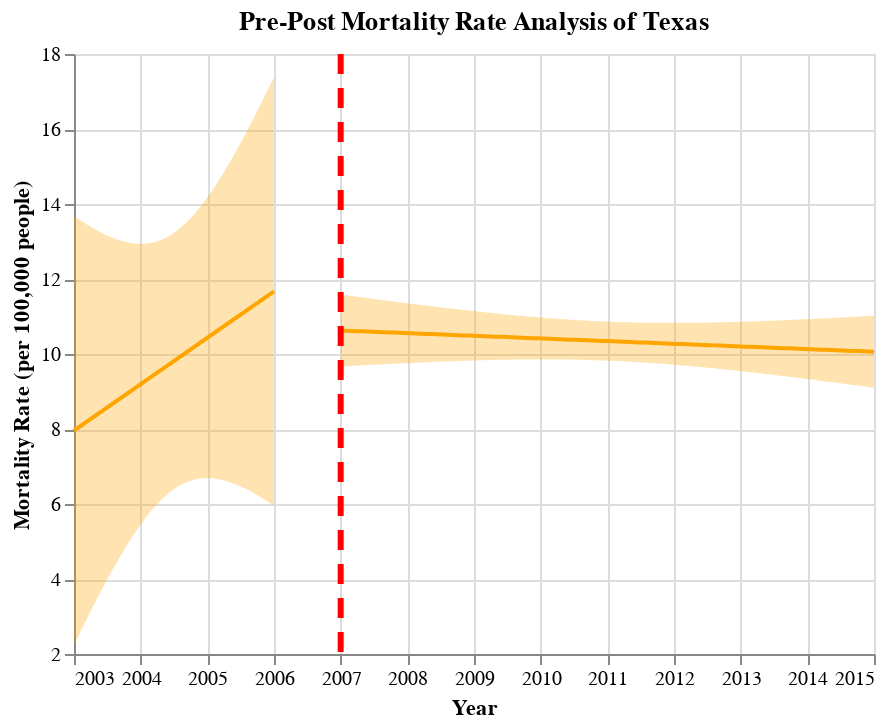

Write notebook code for a chart like this one.
### Code cell
## Generate Pre-Post Graphs for TX
fit, reg_chart_pre_TX = get_reg_fit_TX(
    death_data_TX_subset_grouped_pre, 
    yvar="average_deaths_state", 
    xvar="YEAR", 
    alpha=0.05
)

fit, reg_chart_post_TX = get_reg_fit_TX(
    death_data_TX_subset_grouped_post, 
    yvar="average_deaths_state", 
    xvar="YEAR", 
    alpha=0.05
)

## Create line post-policy implementation
line_2007 = alt.Chart(pd.DataFrame({'x': [2007]})).mark_rule(strokeDash=[10, 7], color = "red", strokeWidth=3).encode(x='x')

## Generate final pre-post graph for TX
pre_post_TX = reg_chart_pre_TX + reg_chart_post_TX + line_2007
pre_post_TX.properties(title="Pre-Post Mortality Rate Analysis of Texas")

### Figure 1 — Vega-Lite specification as saved in the notebook (floating-point values rounded to 4 significant figures)
{"config": {"view": {"continuousWidth": 400, "continuousHeight": 300}}, "layer": [{"mark": {"type": "errorband", "color": "orange"}, "encoding": {"x": {"field": "YEAR", "type": "quantitative"}, "y": {"field": "ci_low", "title": "", "type": "quantitative"}, "y2": {"field": "ci_high"}}}, {"mark": {"type": "line", "color": "orange"}, "encoding": {"x": {"axis": {"format": "T", "title": "Year"}, "field": "YEAR", "scale": {"zero": false}, "type": "quantitative"}, "y": {"field": "average_deaths_state", "scale": {"zero": false}, "title": "Mortality Rate (per 100,000 people)", "type": "quantitative"}}}, {"layer": [{"mark": {"type": "errorband", "color": "orange"}, "encoding": {"x": {"field": "YEAR", "type": "quantitative"}, "y": {"field": "ci_low", "title": "", "type": "quantitative"}, "y2": {"field": "ci_high"}}}, {"mark": {"type": "line", "color": "orange"}, "encoding": {"x": {"axis": {"format": "T", "title": "Year"}, "field": "YEAR", "scale": {"zero": false}, "type": "quantitative"}, "y": {"field": "average_deaths_state", "scale": {"zero": false}, "title": "Mortality Rate (per 100,000 people)", "type": "quantitative"}}}], "data": {"name": "data-89194dc89a6ae8d8406c704aa99a92a1"}}, {"data": {"name": "data-d625a43cca235c1e9ceabc0e922fc9ef"}, "mark": {"type": "rule", "color": "red", "strokeDash": [10, 7], "strokeWidth": 3}, "encoding": {"x": {"field": "x", "type": "quantitative"}}}], "data": {"name": "data-3cf846b39836afc11c0beb635748a1e0"}, "title": "Pre-Post Mortality Rate Analysis of Texas", "$schema": "https://vega.github.io/schema/vega-lite/v4.17.0.json", "datasets": {"data-3cf846b39836afc11c0beb635748a1e0": [{"YEAR": 2003.0, "average_deaths_state": 7.958, "ci_low": 2.242, "ci_high": 13.67}, {"YEAR": 2003.0, "average_deaths_state": 7.995, "ci_low": 2.352, "ci_high": 13.64}, {"YEAR": 2003.0, "average_deaths_state": 8.032, "ci_low": 2.462, "ci_high": 13.6}, {"YEAR": 2003.0, "average_deaths_state": 8.069, "ci_low": 2.571, "ci_high": 13.57}, {"YEAR": 2003.0, "average_deaths_state": 8.107, "ci_low": 2.68, "ci_high": 13.53}, {"YEAR": 2003.0, "average_deaths_state": 8.144, "ci_low": 2.788, "ci_high": 13.5}, {"YEAR": 2003.0, "average_deaths_state": 8.181, "ci_low": 2.895, "ci_high": 13.47}, {"YEAR": 2003.0, "average_deaths_state": 8.218, "ci_low": 3.002, "ci_high": 13.43}, {"YEAR": 2003.0, "average_deaths_state": 8.255, "ci_low": 3.108, "ci_high": 13.4}, {"YEAR": 2003.0, "average_deaths_state": 8.292, "ci_low": 3.213, "ci_high": 13.37}, {"YEAR": 2003.0, "average_deaths_state": 8.329, "ci_low": 3.318, "ci_high": 13.34}, {"YEAR": 2003.0, "average_deaths_state": 8.366, "ci_low": 3.421, "ci_high": 13.31}, {"YEAR": 2003.0, "average_deaths_state": 8.403, "ci_low": 3.524, "ci_high": 13.28}, {"YEAR": 2003.0, "average_deaths_state": 8.441, "ci_low": 3.626, "ci_high": 13.25}, {"YEAR": 2003.0, "average_deaths_state": 8.478, "ci_low": 3.728, "ci_high": 13.23}, {"YEAR": 2003.0, "average_deaths_state": 8.515, "ci_low": 3.828, "ci_high": 13.2}, {"YEAR": 2003.0, "average_deaths_state": 8.552, "ci_low": 3.927, "ci_high": 13.18}, {"YEAR": 2004.0, "average_deaths_state": 8.589, "ci_low": 4.026, "ci_high": 13.15}, {"YEAR": 2004.0, "average_deaths_state": 8.626, "ci_low": 4.123, "ci_high": 13.13}, {"YEAR": 2004.0, "average_deaths_state": 8.663, "ci_low": 4.22, "ci_high": 13.11}, {"YEAR": 2004.0, "average_deaths_state": 8.7, "ci_low": 4.315, "ci_high": 13.09}, {"YEAR": 2004.0, "average_deaths_state": 8.737, "ci_low": 4.409, "ci_high": 13.07}, {"YEAR": 2004.0, "average_deaths_state": 8.775, "ci_low": 4.501, "ci_high": 13.05}, {"YEAR": 2004.0, "average_deaths_state": 8.812, "ci_low": 4.593, "ci_high": 13.03}, {"YEAR": 2004.0, "average_deaths_state": 8.849, "ci_low": 4.683, "ci_high": 13.01}, {"YEAR": 2004.0, "average_deaths_state": 8.886, "ci_low": 4.772, "ci_high": 13.0}, {"YEAR": 2004.0, "average_deaths_state": 8.923, "ci_low": 4.86, "ci_high": 12.99}, {"YEAR": 2004.0, "average_deaths_state": 8.96, "ci_low": 4.946, "ci_high": 12.97}, {"YEAR": 2004.0, "average_deaths_state": 8.997, "ci_low": 5.03, "ci_high": 12.96}, {"YEAR": 2004.0, "average_deaths_state": 9.034, "ci_low": 5.113, "ci_high": 12.96}, {"YEAR": 2004.0, "average_deaths_state": 9.071, "ci_low": 5.194, "ci_high": 12.95}, {"YEAR": 2004.0, "average_deaths_state": 9.109, "ci_low": 5.274, "ci_high": 12.94}, {"YEAR": 2004.0, "average_deaths_state": 9.146, "ci_low": 5.352, "ci_high": 12.94}, {"YEAR": 2004.0, "average_deaths_state": 9.183, "ci_low": 5.428, "ci_high": 12.94}, {"YEAR": 2004.0, "average_deaths_state": 9.22, "ci_low": 5.502, "ci_high": 12.94}, {"YEAR": 2004.0, "average_deaths_state": 9.257, "ci_low": 5.574, "ci_high": 12.94}, {"YEAR": 2004.0, "average_deaths_state": 9.294, "ci_low": 5.645, "ci_high": 12.94}, {"YEAR": 2004.0, "average_deaths_state": 9.331, "ci_low": 5.713, "ci_high": 12.95}, {"YEAR": 2004.0, "average_deaths_state": 9.368, "ci_low": 5.779, "ci_high": 12.96}, {"YEAR": 2004.0, "average_deaths_state": 9.405, "ci_low": 5.843, "ci_high": 12.97}, {"YEAR": 2004.0, "average_deaths_state": 9.443, "ci_low": 5.905, "ci_high": 12.98}, {"YEAR": 2004.0, "average_deaths_state": 9.48, "ci_low": 5.965, "ci_high": 12.99}, {"YEAR": 2004.0, "average_deaths_state": 9.517, "ci_low": 6.023, "ci_high": 13.01}, {"YEAR": 2004.0, "average_deaths_state": 9.554, "ci_low": 6.078, "ci_high": 13.03}, {"YEAR": 2004.0, "average_deaths_state": 9.591, "ci_low": 6.131, "ci_high": 13.05}, {"YEAR": 2004.0, "average_deaths_state": 9.628, "ci_low": 6.181, "ci_high": 13.08}, {"YEAR": 2004.0, "average_deaths_state": 9.665, "ci_low": 6.229, "ci_high": 13.1}, {"YEAR": 2004.0, "average_deaths_state": 9.702, "ci_low": 6.275, "ci_high": 13.13}, {"YEAR": 2004.0, "average_deaths_state": 9.74, "ci_low": 6.318, "ci_high": 13.16}, {"YEAR": 2004.0, "average_deaths_state": 9.777, "ci_low": 6.359, "ci_high": 13.19}, {"YEAR": 2004.0, "average_deaths_state": 9.814, "ci_low": 6.397, "ci_high": 13.23}, {"YEAR": 2005.0, "average_deaths_state": 9.851, "ci_low": 6.433, "ci_high": 13.27}, {"YEAR": 2005.0, "average_deaths_state": 9.888, "ci_low": 6.467, "ci_high": 13.31}, {"YEAR": 2005.0, "average_deaths_state": 9.925, "ci_low": 6.498, "ci_high": 13.35}, {"YEAR": 2005.0, "average_deaths_state": 9.962, "ci_low": 6.526, "ci_high": 13.4}, {"YEAR": 2005.0, "average_deaths_state": 9.999, "ci_low": 6.552, "ci_high": 13.45}, {"YEAR": 2005.0, "average_deaths_state": 10.04, "ci_low": 6.576, "ci_high": 13.5}, {"YEAR": 2005.0, "average_deaths_state": 10.07, "ci_low": 6.598, "ci_high": 13.55}, {"YEAR": 2005.0, "average_deaths_state": 10.11, "ci_low": 6.617, "ci_high": 13.6}, {"YEAR": 2005.0, "average_deaths_state": 10.15, "ci_low": 6.633, "ci_high": 13.66}, {"YEAR": 2005.0, "average_deaths_state": 10.18, "ci_low": 6.648, "ci_high": 13.72}, {"YEAR": 2005.0, "average_deaths_state": 10.22, "ci_low": 6.66, "ci_high": 13.78}, {"YEAR": 2005.0, "average_deaths_state": 10.26, "ci_low": 6.67, "ci_high": 13.85}, {"YEAR": 2005.0, "average_deaths_state": 10.3, "ci_low": 6.678, "ci_high": 13.91}, {"YEAR": 2005.0, "average_deaths_state": 10.33, "ci_low": 6.684, "ci_high": 13.98}, {"YEAR": 2005.0, "average_deaths_state": 10.37, "ci_low": 6.688, "ci_high": 14.05}, {"YEAR": 2005.0, "average_deaths_state": 10.41, "ci_low": 6.69, "ci_high": 14.13}, {"YEAR": 2005.0, "average_deaths_state": 10.44, "ci_low": 6.69, "ci_high": 14.2}, {"YEAR": 2005.0, "average_deaths_state": 10.48, "ci_low": 6.688, "ci_high": 14.28}, {"YEAR": 2005.0, "average_deaths_state": 10.52, "ci_low": 6.684, "ci_high": 14.35}, {"YEAR": 2005.0, "average_deaths_state": 10.56, "ci_low": 6.679, "ci_high": 14.43}, {"YEAR": 2005.0, "average_deaths_state": 10.59, "ci_low": 6.672, "ci_high": 14.51}, {"YEAR": 2005.0, "average_deaths_state": 10.63, "ci_low": 6.663, "ci_high": 14.6}, {"YEAR": 2005.0, "average_deaths_state": 10.67, "ci_low": 6.653, "ci_high": 14.68}, {"YEAR": 2005.0, "average_deaths_state": 10.7, "ci_low": 6.641, "ci_high": 14.77}, {"YEAR": 2005.0, "average_deaths_state": 10.74, "ci_low": 6.628, "ci_high": 14.86}, {"YEAR": 2005.0, "average_deaths_state": 10.78, "ci_low": 6.613, "ci_high": 14.94}, {"YEAR": 2005.0, "average_deaths_state": 10.82, "ci_low": 6.597, "ci_high": 15.03}, {"YEAR": 2005.0, "average_deaths_state": 10.85, "ci_low": 6.58, "ci_high": 15.13}, {"YEAR": 2005.0, "average_deaths_state": 10.89, "ci_low": 6.561, "ci_high": 15.22}, {"YEAR": 2005.0, "average_deaths_state": 10.93, "ci_low": 6.542, "ci_high": 15.31}, {"YEAR": 2005.0, "average_deaths_state": 10.96, "ci_low": 6.521, "ci_high": 15.41}, {"YEAR": 2005.0, "average_deaths_state": 11.0, "ci_low": 6.499, "ci_high": 15.5}, {"YEAR": 2005.0, "average_deaths_state": 11.04, "ci_low": 6.475, "ci_high": 15.6}, {"YEAR": 2006.0, "average_deaths_state": 11.08, "ci_low": 6.451, "ci_high": 15.7}, {"YEAR": 2006.0, "average_deaths_state": 11.11, "ci_low": 6.426, "ci_high": 15.8}, {"YEAR": 2006.0, "average_deaths_state": 11.15, "ci_low": 6.4, "ci_high": 15.9}, {"YEAR": 2006.0, "average_deaths_state": 11.19, "ci_low": 6.373, "ci_high": 16.0}, {"YEAR": 2006.0, "average_deaths_state": 11.22, "ci_low": 6.345, "ci_high": 16.1}, {"YEAR": 2006.0, "average_deaths_state": 11.26, "ci_low": 6.316, "ci_high": 16.21}, {"YEAR": 2006.0, "average_deaths_state": 11.3, "ci_low": 6.287, "ci_high": 16.31}, {"YEAR": 2006.0, "average_deaths_state": 11.34, "ci_low": 6.256, "ci_high": 16.41}, {"YEAR": 2006.0, "average_deaths_state": 11.37, "ci_low": 6.225, "ci_high": 16.52}, {"YEAR": 2006.0, "average_deaths_state": 11.41, "ci_low": 6.193, "ci_high": 16.63}, {"YEAR": 2006.0, "average_deaths_state": 11.45, "ci_low": 6.161, "ci_high": 16.73}, {"YEAR": 2006.0, "average_deaths_state": 11.48, "ci_low": 6.128, "ci_high": 16.84}, {"YEAR": 2006.0, "average_deaths_state": 11.52, "ci_low": 6.094, "ci_high": 16.95}, {"YEAR": 2006.0, "average_deaths_state": 11.56, "ci_low": 6.06, "ci_high": 17.06}, {"YEAR": 2006.0, "average_deaths_state": 11.6, "ci_low": 6.025, "ci_high": 17.17}, {"YEAR": 2006.0, "average_deaths_state": 11.63, "ci_low": 5.989, "ci_high": 17.28}, {"YEAR": 2006.0, "average_deaths_state": 11.67, "ci_low": 5.953, "ci_high": 17.39}], "data-89194dc89a6ae8d8406c704aa99a92a1": [{"YEAR": 2007.0, "average_deaths_state": 10.63, "ci_low": 9.667, "ci_high": 11.59}, {"YEAR": 2007.0, "average_deaths_state": 10.62, "ci_low": 9.675, "ci_high": 11.57}, {"YEAR": 2007.0, "average_deaths_state": 10.62, "ci_low": 9.683, "ci_high": 11.55}, {"YEAR": 2007.0, "average_deaths_state": 10.61, "ci_low": 9.69, "ci_high": 11.53}, {"YEAR": 2007.0, "average_deaths_state": 10.6, "ci_low": 9.698, "ci_high": 11.51}, {"YEAR": 2007.0, "average_deaths_state": 10.6, "ci_low": 9.705, "ci_high": 11.49}, {"YEAR": 2007.0, "average_deaths_state": 10.59, "ci_low": 9.713, "ci_high": 11.47}, {"YEAR": 2008.0, "average_deaths_state": 10.59, "ci_low": 9.72, "ci_high": 11.45}, {"YEAR": 2008.0, "average_deaths_state": 10.58, "ci_low": 9.727, "ci_high": 11.44}, {"YEAR": 2008.0, "average_deaths_state": 10.58, "ci_low": 9.734, "ci_high": 11.42}, {"YEAR": 2008.0, "average_deaths_state": 10.57, "ci_low": 9.741, "ci_high": 11.4}, {"YEAR": 2008.0, "average_deaths_state": 10.56, "ci_low": 9.748, "ci_high": 11.38}, {"YEAR": 2008.0, "average_deaths_state": 10.56, "ci_low": 9.755, "ci_high": 11.36}, {"YEAR": 2008.0, "average_deaths_state": 10.55, "ci_low": 9.761, "ci_high": 11.35}, {"YEAR": 2008.0, "average_deaths_state": 10.55, "ci_low": 9.768, "ci_high": 11.33}, {"YEAR": 2008.0, "average_deaths_state": 10.54, "ci_low": 9.774, "ci_high": 11.31}, {"YEAR": 2008.0, "average_deaths_state": 10.54, "ci_low": 9.78, "ci_high": 11.29}, {"YEAR": 2008.0, "average_deaths_state": 10.53, "ci_low": 9.786, "ci_high": 11.27}, {"YEAR": 2008.0, "average_deaths_state": 10.52, "ci_low": 9.792, "ci_high": 11.26}, {"YEAR": 2009.0, "average_deaths_state": 10.52, "ci_low": 9.797, "ci_high": 11.24}, {"YEAR": 2009.0, "average_deaths_state": 10.51, "ci_low": 9.803, "ci_high": 11.22}, {"YEAR": 2009.0, "average_deaths_state": 10.51, "ci_low": 9.808, "ci_high": 11.21}, {"YEAR": 2009.0, "average_deaths_state": 10.5, "ci_low": 9.813, "ci_high": 11.19}, {"YEAR": 2009.0, "average_deaths_state": 10.5, "ci_low": 9.818, "ci_high": 11.18}, {"YEAR": 2009.0, "average_deaths_state": 10.49, "ci_low": 9.822, "ci_high": 11.16}, {"YEAR": 2009.0, "average_deaths_state": 10.49, "ci_low": 9.827, "ci_high": 11.14}, {"YEAR": 2009.0, "average_deaths_state": 10.48, "ci_low": 9.831, "ci_high": 11.13}, {"YEAR": 2009.0, "average_deaths_state": 10.47, "ci_low": 9.835, "ci_high": 11.11}, {"YEAR": 2009.0, "average_deaths_state": 10.47, "ci_low": 9.838, "ci_high": 11.1}, {"YEAR": 2009.0, "average_deaths_state": 10.46, "ci_low": 9.841, "ci_high": 11.08}, {"YEAR": 2009.0, "average_deaths_state": 10.46, "ci_low": 9.844, "ci_high": 11.07}, {"YEAR": 2009.0, "average_deaths_state": 10.45, "ci_low": 9.847, "ci_high": 11.06}, {"YEAR": 2010.0, "average_deaths_state": 10.45, "ci_low": 9.849, "ci_high": 11.04}, {"YEAR": 2010.0, "average_deaths_state": 10.44, "ci_low": 9.851, "ci_high": 11.03}, {"YEAR": 2010.0, "average_deaths_state": 10.43, "ci_low": 9.853, "ci_high": 11.02}, {"YEAR": 2010.0, "average_deaths_state": 10.43, "ci_low": 9.854, "ci_high": 11.0}, {"YEAR": 2010.0, "average_deaths_state": 10.42, "ci_low": 9.855, "ci_high": 10.99}, {"YEAR": 2010.0, "average_deaths_state": 10.42, "ci_low": 9.856, "ci_high": 10.98}, {"YEAR": 2010.0, "average_deaths_state": 10.41, "ci_low": 9.856, "ci_high": 10.97}, {"YEAR": 2010.0, "average_deaths_state": 10.41, "ci_low": 9.856, "ci_high": 10.96}, {"YEAR": 2010.0, "average_deaths_state": 10.4, "ci_low": 9.855, "ci_high": 10.95}, {"YEAR": 2010.0, "average_deaths_state": 10.39, "ci_low": 9.854, "ci_high": 10.93}, {"YEAR": 2010.0, "average_deaths_state": 10.39, "ci_low": 9.852, "ci_high": 10.93}, {"YEAR": 2010.0, "average_deaths_state": 10.38, "ci_low": 9.85, "ci_high": 10.92}, {"YEAR": 2011.0, "average_deaths_state": 10.38, "ci_low": 9.848, "ci_high": 10.91}, {"YEAR": 2011.0, "average_deaths_state": 10.37, "ci_low": 9.845, "ci_high": 10.9}, {"YEAR": 2011.0, "average_deaths_state": 10.37, "ci_low": 9.842, "ci_high": 10.89}, {"YEAR": 2011.0, "average_deaths_state": 10.36, "ci_low": 9.838, "ci_high": 10.88}, {"YEAR": 2011.0, "average_deaths_state": 10.35, "ci_low": 9.833, "ci_high": 10.88}, {"YEAR": 2011.0, "average_deaths_state": 10.35, "ci_low": 9.828, "ci_high": 10.87}, {"YEAR": 2011.0, "average_deaths_state": 10.34, "ci_low": 9.823, "ci_high": 10.86}, {"YEAR": 2011.0, "average_deaths_state": 10.34, "ci_low": 9.817, "ci_high": 10.86}, {"YEAR": 2011.0, "average_deaths_state": 10.33, "ci_low": 9.811, "ci_high": 10.85}, {"YEAR": 2011.0, "average_deaths_state": 10.33, "ci_low": 9.804, "ci_high": 10.85}, {"YEAR": 2011.0, "average_deaths_state": 10.32, "ci_low": 9.796, "ci_high": 10.85}, {"YEAR": 2011.0, "average_deaths_state": 10.32, "ci_low": 9.788, "ci_high": 10.84}, {"YEAR": 2011.0, "average_deaths_state": 10.31, "ci_low": 9.78, "ci_high": 10.84}, {"YEAR": 2012.0, "average_deaths_state": 10.3, "ci_low": 9.771, "ci_high": 10.84}, {"YEAR": 2012.0, "average_deaths_state": 10.3, "ci_low": 9.762, "ci_high": 10.83}, {"YEAR": 2012.0, "average_deaths_state": 10.29, "ci_low": 9.752, "ci_high": 10.83}, {"YEAR": 2012.0, "average_deaths_state": 10.29, "ci_low": 9.742, "ci_high": 10.83}, {"YEAR": 2012.0, "average_deaths_state": 10.28, "ci_low": 9.731, "ci_high": 10.83}, {"YEAR": 2012.0, "average_deaths_state": 10.28, "ci_low": 9.72, "ci_high": 10.83}, {"YEAR": 2012.0, "average_deaths_state": 10.27, "ci_low": 9.709, "ci_high": 10.83}, {"YEAR": 2012.0, "average_deaths_state": 10.26, "ci_low": 9.697, "ci_high": 10.83}, {"YEAR": 2012.0, "average_deaths_state": 10.26, "ci_low": 9.684, "ci_high": 10.83}, {"YEAR": 2012.0, "average_deaths_state": 10.25, "ci_low": 9.672, "ci_high": 10.83}, {"YEAR": 2012.0, "average_deaths_state": 10.25, "ci_low": 9.659, "ci_high": 10.84}, {"YEAR": 2012.0, "average_deaths_state": 10.24, "ci_low": 9.645, "ci_high": 10.84}, {"YEAR": 2013.0, "average_deaths_state": 10.24, "ci_low": 9.632, "ci_high": 10.84}, {"YEAR": 2013.0, "average_deaths_state": 10.23, "ci_low": 9.618, "ci_high": 10.84}, {"YEAR": 2013.0, "average_deaths_state": 10.22, "ci_low": 9.603, "ci_high": 10.85}, {"YEAR": 2013.0, "average_deaths_state": 10.22, "ci_low": 9.589, "ci_high": 10.85}, {"YEAR": 2013.0, "average_deaths_state": 10.21, "ci_low": 9.574, "ci_high": 10.85}, {"YEAR": 2013.0, "average_deaths_state": 10.21, "ci_low": 9.559, "ci_high": 10.86}, {"YEAR": 2013.0, "average_deaths_state": 10.2, "ci_low": 9.543, "ci_high": 10.86}, {"YEAR": 2013.0, "average_deaths_state": 10.2, "ci_low": 9.528, "ci_high": 10.86}, {"YEAR": 2013.0, "average_deaths_state": 10.19, "ci_low": 9.512, "ci_high": 10.87}, {"YEAR": 2013.0, "average_deaths_state": 10.18, "ci_low": 9.496, "ci_high": 10.87}, {"YEAR": 2013.0, "average_deaths_state": 10.18, "ci_low": 9.479, "ci_high": 10.88}, {"YEAR": 2013.0, "average_deaths_state": 10.17, "ci_low": 9.463, "ci_high": 10.88}, {"YEAR": 2013.0, "average_deaths_state": 10.17, "ci_low": 9.446, "ci_high": 10.89}, {"YEAR": 2014.0, "average_deaths_state": 10.16, "ci_low": 9.429, "ci_high": 10.89}, {"YEAR": 2014.0, "average_deaths_state": 10.16, "ci_low": 9.412, "ci_high": 10.9}, {"YEAR": 2014.0, "average_deaths_state": 10.15, "ci_low": 9.395, "ci_high": 10.91}, {"YEAR": 2014.0, "average_deaths_state": 10.14, "ci_low": 9.377, "ci_high": 10.91}, {"YEAR": 2014.0, "average_deaths_state": 10.14, "ci_low": 9.36, "ci_high": 10.92}, {"YEAR": 2014.0, "average_deaths_state": 10.13, "ci_low": 9.342, "ci_high": 10.93}, {"YEAR": 2014.0, "average_deaths_state": 10.13, "ci_low": 9.324, "ci_high": 10.93}, {"YEAR": 2014.0, "average_deaths_state": 10.12, "ci_low": 9.306, "ci_high": 10.94}, {"YEAR": 2014.0, "average_deaths_state": 10.12, "ci_low": 9.288, "ci_high": 10.95}, {"YEAR": 2014.0, "average_deaths_state": 10.11, "ci_low": 9.269, "ci_high": 10.95}, {"YEAR": 2014.0, "average_deaths_state": 10.11, "ci_low": 9.251, "ci_high": 10.96}, {"YEAR": 2014.0, "average_deaths_state": 10.1, "ci_low": 9.232, "ci_high": 10.97}, {"YEAR": 2015.0, "average_deaths_state": 10.09, "ci_low": 9.214, "ci_high": 10.97}, {"YEAR": 2015.0, "average_deaths_state": 10.09, "ci_low": 9.195, "ci_high": 10.98}, {"YEAR": 2015.0, "average_deaths_state": 10.08, "ci_low": 9.176, "ci_high": 10.99}, {"YEAR": 2015.0, "average_deaths_state": 10.08, "ci_low": 9.157, "ci_high": 11.0}, {"YEAR": 2015.0, "average_deaths_state": 10.07, "ci_low": 9.138, "ci_high": 11.0}, {"YEAR": 2015.0, "average_deaths_state": 10.07, "ci_low": 9.119, "ci_high": 11.01}, {"YEAR": 2015.0, "average_deaths_state": 10.06, "ci_low": 9.1, "ci_high": 11.02}], "data-d625a43cca235c1e9ceabc0e922fc9ef": [{"x": 2007}]}}
